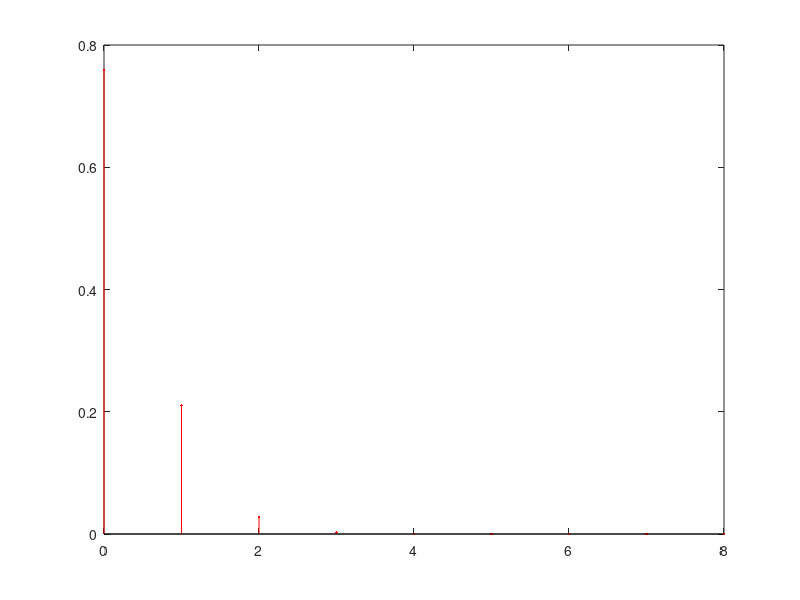

The MATLAB source for this figure:
%% 2.3 Section for evaluation
% Consider a toy manufacturing company producing a given toy. The toy is composed
% by two components (1 and 2) that are produced separately and then are assembled
% together. At the end, the toys are packed for commercialization in boxes of
% n toys each. The manufacturing process of Component 1 produces p1 = 0.2% of
% defective components. The manufacturing process of Component 2 produces p2 =
% 0.5% of defective components. A toy is defective if at least one of its components
% is defective. The assembly process produces pa = 1% of defective toys (even
% when none of the 2 components is defective).
% 1. (Evaluation weight = 20%) Consider the event “A – a box of toys has at least 1 defective toy”.
% (a) Estimate by simulation the probability of event A when n = 8 toys.

N=1e5;                                                  % numero de experiencias
n = 8;                                                  % numero de brinquedos por caixa
experiencias = rand(n,N);                               % fabrico de peças p1
p1  = experiencias < 0.002;                             % peças p1 com defeito
experiencias = rand(n,N);                               % fabrico de peças p2
p2  = experiencias < 0.005;                             % peças p2 com defeito
experiencias = rand(n,N);                               % processo de montagem pa
pa  = experiencias < 0.01;                              % defeitos na montagem pa com defeito
ndefeitos = p1 + p2 + pa;                               % numero de defeitos por brinquedo
defeitos = ndefeitos > 0;                               % brinquedos com defeito
nbrinquedos = sum(defeitos);                            % numero de brinquedos com defeito por caixa
caixas = nbrinquedos >=1;                               % soma das caixas com pelo menos um brinquedo com defeito
probA= sum(caixas)/N                                    % calculo da probabilidade do acontecimento A
% (b) Estimate by simulation the average number of toys that are defective only due to the assembly process when event A occurs and n = 8 toys.

medias = 0;                                             % definir média para somar médias e veer valor médio das experiencias
counter = 0;                                            % definir counter para contar caixas com pelo menos 1 defeito
N=1e5;                                                  % numero de experiencias
n = 8;                                                  % numero de brinquedos por caixa
experiencias = rand(n,N);                               % fabrico de peças p1
p1  = experiencias < 0.002;                             % peças p1 com defeito
experiencias = rand(n,N);                               % fabrico de peças p2
p2  = experiencias < 0.005;                             % peças p2 com defeito
experiencias = rand(n,N);                               % processo de montagem pa
pa  = experiencias < 0.01;                              % defeitos na montagem pa com defeito
ndefeitos = p1 + p2 + pa;                               % numero de defeitos por brinquedo
defeitos = ndefeitos > 0;                               % brinquedos com defeito
todosdef = sum(defeitos);                               % soma de todos os brinquedos defeitoosos por caixa
mdefeitos = (p1+p2)>0;                                  % calculo de defeitos provocados por peças
mdefeitos = (mdefeitos ~= pa) & pa;                     % calculo de defeitos provocados só por montagem
nmdefeitos = sum(mdefeitos);                            % numero de brinquedos com o defeito só de montagem
for d = 1:N                                             % for para iteração das matrizes
    if(todosdef(d) ~=0)                                 % verificação se existe pelo menos 1 brinquedo com defeito por caixa
        medias= medias + nmdefeitos(d)/todosdef(d);     % soma das médias de brinquedos defeitoosos devido a montagem em comparação aos defeitos totais por caixa
        counter = counter + 1;                          % contador de casos com pelo menos um defeito por caixa
    end                                                 %
end                                                     %
result = medias/counter                                 % média final das médias obtidas
% 2. (Evaluation weight = 30%) Consider the event “B – a box of toys has no defective toys”.
% (a) Estimate by simulation the probability of event B when n = 8 toys.

N=1e5;                                                  % numero de experiencias
n = 8;                                                  % numero de brinquedos por caixa
experiencias = rand(n,N);                               % fabrico de peças p1
p1  = experiencias < 0.002;                             % peças p1 com defeito
experiencias = rand(n,N);                               % fabrico de peças p2
p2  = experiencias < 0.005;                             % peças p2 com defeito
experiencias = rand(n,N);                               % processo de montagem pa
pa  = experiencias < 0.01;                              % defeitos na montagem pa com defeito
ndefeitos = p1 + p2 + pa;                               % numero de defeitos por brinquedo
defeitos = ndefeitos > 0;                               % brinquedos com defeito
nbrinquedos = sum(defeitos);                            % numero de brinquedos com defeito
caixas = nbrinquedos ==0;                               % soma das caixas com nenhum brinquedo com nenhum defeito
probB= sum(caixas)/N                                    % calculo da probabilidade do acontecimento B
% Check the consistency of this result with the one obtained in question 1(a).

vrfy = probB + probA                                    % verificação se os valores da probA e probB são compativeis
% (b) Determine the theoretical value of the probability of event B and compare it with the value estimated by simulation in question 2(a).

X = 8;                                                  % (numero de sucessos em n experiências) numero de vezes que um acontecimento A ocorre em
n = 8;                                                  % n experiências de Bernoulli
k = X;                                                  % Pr(X=k)
p1 = 0.002;                                             % probabilidade das peças p1 terem defeito
p2 = 0.005;                                             % probabilidade das peças p2 terem defeito
pa = 0.01;                                              % probabilidade da montagem ter defeito
p = ((1-p1)*(1-p2)*(1-pa));                             % probabilidade do brinquedo não ter defeito, devido a ser sem defeito quer-se-á a probabilidade ~p1 e ~p2 e ~pa, sendo estes acontecimentos independentes tem-se então k a probabilidade destes acontecimentos acontecerem é igual à multiplicação destes
probtheo = nchoosek(n,k)*p^k*(1-p)^(n-k)                % probabilidade teórica = nchoosek(n,k)*p^k*(1-p)^(n-k) em que nchoosek(n,k)= n!/(n-k)!/k!
% What do you conclude?

probB
probtheo
%%
% Pode-se concluir assim que as probabilidades obtidas por simulação e teoricamente
% são bastante próximas
%% Teoricamente:
% (c) Make the necessary simulations to draw a plot graph of the probability of event B as a function of the box capacity n. Consider all values of n from 2 to 20.

y = (2:20);                                              % probabilidade do acontecimento B em função da capacidade da caixa
p1 = 0.002;                                              % probabilidade das peças p1 terem defeito
p2 = 0.005;                                              % probabilidade das peças p2 terem defeito
pa = 0.01;                                               % probabilidade da montagem ter defeito
for k =  2:20                                            % (numero de sucessos em n experiências) numero de vezes que um acontecimento A ocorre em n experiências de Bernoulli de 2 a 20
    n =  k;                                              % n experiências de Bernoulli
    p = ((1-p1)*(1-p2)*(1-pa));                          % probabilidade do brinquedo não ter defeito, devido a ser sem defeito quer-se-á a probabilidade ~p1 e ~p2 e ~pa, sendo estes acontecimentos independentes tem-se então k a probabilidade destes acontecimentos acontecerem é igual à multiplicação destes
    y(k-1) = nchoosek(n,k)*p^k*(1-p)^(n-k);              % y = probabilidade teórica = nchoosek(n,k)*p^k*(1-p)^(n-k) em que nchoosek(n,k)= n!/(n-k)!/k!
end
hold on;
plot(2:20,y,"r.-");
plot(2:20,ones(19)*0.9,"k--");
xlabel ("Capacidade da caixa");
ylabel ("Probabilidade de B");
legend ("Probabilidade de B como funçãos da capacidade da caixa n","Probabilidade de 90%");
% Describe and justify the obtained results.
%
% (d) Analysing the plot drawn in the previous question 2(c), what must be the maximum box capacity if the company wants to guarantee that the probability of each box having no defective toys is at least 90%?

plot(6,0.9,'b*');
text(6,0.9,"Probabilidade de 90% dos brinquedos não terem defeito")
hold off;
%% Por simulação :
% (c) Make the necessary simulations to draw a plot graph of the probability of event B as a function of the box capacity n. Consider all values of n from 2 to 20.

y = (2:20);                                               % probabilidade do acontecimento B em função da capacidade da caixa
N=1e5;                                                    % numero de experiencias
for n =  2:20                                             % numero de brinquedos por caixa
    experiencias = rand(n,N);                             % fabrico de peças p1
    p1  = experiencias < 0.002;                           % peças p1 com defeito
    experiencias = rand(n,N);                             % fabrico de peças p2
    p2  = experiencias < 0.005;                           % peças p2 com defeito
    experiencias = rand(n,N);                             % processo de montagem pa
    pa  = experiencias < 0.01;                            % defeitos na montagem pa com defeito
    ndefeitos = p1 + p2 + pa;                             % numero de defeitos por brinquedo
    defeitos = ndefeitos > 0;                             % brinquedos com defeito
    nbrinquedos = sum(defeitos);                          % numero de brinquedos com defeito por caixa
    caixas = nbrinquedos ==0;                             % soma das caixas sem nenhum brinquedo com defeito
    y(n-1) = sum(caixas)/N;                               % probabilidade experimental das caixas de n = 2:20 não terem brinquedos defeituosos
end
hold on;
plot(2:20,y,"r.-");
plot(2:20,ones(19)*0.9,"k--");
xlabel ("Capacidade da caixa");
ylabel ("Probabilidade de B");
legend ("Probabilidade de B como funçãos da capacidade da caixa n","Probabilidade de 90%");
% Describe and justify the obtained results.
%
% (d) Analysing the plot drawn in the previous question 2(c), what must be the maximum box capacity if the company wants to guarantee that the probability of each box having no defective toys is at least 90%?

plot(6,0.9,'b*');
text(6,0.9,"Probabilidade de 90% dos brinquedos não terem defeito")
hold off;
%%
%
% 3. (Evaluation weight = 30%) Consider the random variable X representing the number of defective toys in a box.
% (a) Estimate by simulation the mass probability function pX(x) of X when n = 8 toys and draw it in a stem graph.

N = 1e5;                                                % numero de experiencias
n = 8;                                                  % numero de brinquedos por caixa
experiencias = rand(n,N);                               % fabrico de peças p1
p1  = experiencias < 0.002;                             % peças p1 com defeito
experiencias = rand(n,N);                               % fabrico de peças p2
p2  = experiencias < 0.005;                             % peças p2 com defeito
experiencias = rand(n,N);                               % processo de montagem pa
pa  = experiencias < 0.01;                              % defeitos na montagem pa com defeito
ndefeitos = p1 + p2 + pa;                               % numero de defeitos por brinquedo
defeitos = ndefeitos > 0;                               % brinquedos com defeito
nbrinquedos = sum(defeitos);                            % numero de brinquedos com defeito
xi = (0:8);                                             % conjunto dos valores possiveis de serem assumidos
px = zeros(1,9);                                        % probabilidade associada a cada um dos valores possiveis de serem assumidos
for val = nbrinquedos                                   % iteração pelos valores obtidos por simulação
    switch(val)                                         % filtração dos valores
    case 0                                              % caso a caixa tenha 0 brinquedos com defeito
        px(val+1) = px(val+1) + 1;                      % contar numero de caixas com 0 brinquedos com defeito
    case 1                                              % caso a caixa tenha 1 brinquedo com defeito
        px(val+1) = px(val+1) + 1;                      % contar numero de caixas com 1 brinquedo com defeito
    case 2                                              % caso a caixa tenha 2 brinquedos com defeito
        px(val+1) = px(val+1) + 1;                      % contar numero de caixas com 2 brinquedos com defeito
    case 3                                              % caso a caixa tenha 3 brinquedos com defeito
        px(val+1) = px(val+1) + 1;                      % contar numero de caixas com 3 brinquedos com defeito
    case 4                                              % caso a caixa tenha 4 brinquedos com defeito
        px(val+1) = px(val+1) + 1;                      % contar numero de caixas com 4 brinquedos com defeito
    case 5                                              % caso a caixa tenha 5 brinquedos com defeito
        px(val+1) = px(val+1) + 1;                      % contar numero de caixas com 5 brinquedos com defeito
    case 6                                              % caso a caixa tenha 6 brinquedos com defeito
        px(val+1) = px(val+1) + 1;                      % contar numero de caixas com 6 brinquedos com defeito
    case 7                                              % caso a caixa tenha 7 brinquedos com defeito
        px(val+1) = px(val+1) + 1;                      % contar numero de caixas com 7 brinquedos com defeito
    case 8                                              % caso a caixa tenha 8 brinquedos com defeito
        px(val+1) = px(val+1) + 1;                      % contar numero de caixas com 8 brinquedos com defeito
    otherwise                                           % verificação de erro
        fprintf("Ocorreu um erro\n");                   % aviso de erro
    end                                                 %
end                                                     %
px = px/(N)                                             % cálculo da probabilidade associada a cada um dos valores possiveis de serem assumidos
sum(px)                                                 % verificação de resultados (soma tem que ser igual a 1)
stem(xi,px,"filled",'r.')                               % stem da função massa
% Describe the obtained results and check their consistency with the result obtained in question 2(a).

probB                                                   % probabilidade de não existirem brinquedos defeitoosos numa caixa com n brinquedos
px(1)                                                   % probabilidade obtida por simulação de não existirem brinquedos defeitoosos numa caixa com n brinquedos
% (b) Based on pX(x), compute the probability of X >= 2.

px2 = sum(px(3:9));                                     % probabilidade obtida por simulação de existirem >= 2 brinquedos defeitoosos numa caixa com n brinquedos, soma das probabilidades de sairem 2 a 8 brinquedos defeitoosos por caixa com n brinquedos
px2                                                     % observação do resultado
% What do you conclude?
%
% (c) Based on pX(x), estimate the expected value, variance and standard deviation of X.
% Expected value

E = sum(xi .* px)                                       % valor esperado, tem-se que o valor esperado seja igual ao somatório de xi*p(xi)
E                                                       % observação do valor esperado
% Variance

var = sum((xi - E) .^2 .* px)                           % variancia, tem-se que o valor da variancia seja igual ao somatório de ((xi-E(X))^2)*p(xi)
var                                                     % observação da variancia
% Standard deviation

devi = sqrt(var);                                       % desvio padrão, este é calculado fazendo a raiz quadrada da variancia
devi                                                    % observação do desvio padrão
% (d) Repeat questions 3(a), 3(b) and 3(c) but now considering n = 16 toys. Compare all results with the previous ones (obtained with n = 8 toys) and justify the differences.
% (a) Estimate by simulation the mass probability function pX(x) of X when n = 16 toys and draw it in a stem graph.

N = 1e5;                                                % numero de experiencias
n = 16;                                                 % numero de brinquedos por caixa
experiencias = rand(n,N);                               % fabrico de peças p1
p1  = experiencias < 0.002;                             % peças p1 com defeito
experiencias = rand(n,N);                               % fabrico de peças p2
p2  = experiencias < 0.005;                             % peças p2 com defeito
experiencias = rand(n,N);                               % processo de montagem pa
pa  = experiencias < 0.01;                              % defeitos na montagem pa com defeito
ndefeitos = p1 + p2 + pa;                               % numero de defeitos por brinquedo
defeitos = ndefeitos > 0;                               % brinquedos com defeito
nbrinquedos = sum(defeitos);                            % numero de brinquedos com defeito
xi = (0:8);                                             % conjunto dos valores possiveis de serem assumidos
px = zeros(1,9);                                        % probabilidade associada a cada um dos valores possiveis de serem assumidos
for val = nbrinquedos                                   % iteração pelos valores obtidos por simulação
    switch(val)                                         % filtração dos valores
    case 0                                              % caso a caixa tenha 0 brinquedos com defeito
        px(val+1) = px(val+1) + 1;                      % contar numero de caixas com 0 brinquedos com defeito
    case 1                                              % caso a caixa tenha 1 brinquedo com defeito
        px(val+1) = px(val+1) + 1;                      % contar numero de caixas com 1 brinquedo com defeito
    case 2                                              % caso a caixa tenha 2 brinquedos com defeito
        px(val+1) = px(val+1) + 1;                      % contar numero de caixas com 2 brinquedos com defeito
    case 3                                              % caso a caixa tenha 3 brinquedos com defeito
        px(val+1) = px(val+1) + 1;                      % contar numero de caixas com 3 brinquedos com defeito
    case 4                                              % caso a caixa tenha 4 brinquedos com defeito
        px(val+1) = px(val+1) + 1;                      % contar numero de caixas com 4 brinquedos com defeito
    case 5                                              % caso a caixa tenha 5 brinquedos com defeito
        px(val+1) = px(val+1) + 1;                      % contar numero de caixas com 5 brinquedos com defeito
    case 6                                              % caso a caixa tenha 6 brinquedos com defeito
        px(val+1) = px(val+1) + 1;                      % contar numero de caixas com 6 brinquedos com defeito
    case 7                                              % caso a caixa tenha 7 brinquedos com defeito
        px(val+1) = px(val+1) + 1;                      % contar numero de caixas com 7 brinquedos com defeito
    case 8                                              % caso a caixa tenha 8 brinquedos com defeito
        px(val+1) = px(val+1) + 1;                      % contar numero de caixas com 8 brinquedos com defeito
    case 9                                              % caso a caixa tenha 0 brinquedos com defeito
        px(val+1) = px(val+1) + 1;                      % contar numero de caixas com 0 brinquedos com defeito
    case 10                                              % caso a caixa tenha 10 brinquedo com defeito
        px(val+1) = px(val+1) + 1;                      % contar numero de caixas com 10 brinquedos com defeito
    case 11                                              % caso a caixa tenha 11 brinquedos com defeito
        px(val+1) = px(val+1) + 1;                      % contar numero de caixas com 11 brinquedos com defeito
    case 12                                              % caso a caixa tenha 12 brinquedos com defeito
        px(val+1) = px(val+1) + 1;                      % contar numero de caixas com 12 brinquedos com defeito
    case 13                                              % caso a caixa tenha 13 brinquedos com defeito
        px(val+1) = px(val+1) + 1;                      % contar numero de caixas com 13 brinquedos com defeito
    case 14                                              % caso a caixa tenha 14 brinquedos com defeito
        px(val+1) = px(val+1) + 1;                      % contar numero de caixas com 14 brinquedos com defeito
    case 15                                              % caso a caixa tenha 15 brinquedos com defeito
        px(val+1) = px(val+1) + 1;                      % contar numero de caixas com 15 brinquedos com defeito
    case 16                                              % caso a caixa tenha 16 brinquedos com defeito
        px(val+1) = px(val+1) + 1;                      % contar numero de caixas com 16 brinquedos com defeito
    otherwise                                           % verificação de erro
        fprintf("Ocorreu um erro\n");                   % aviso de erro
    end                                                 %
end                                                     %
px = px/(N)                                             % cálculo da probabilidade associada a cada um dos valores possiveis de serem assumidos
sum(px)                                                 % verificação de resultados (soma tem que ser igual a 1)
stem(xi,px,"filled",'r.')                               % stem da função massa
px(1)                                                   % probabilidade obtida por simulação de não existirem brinquedos defeitoosos numa caixa com n brinquedos
% (b) Based on pX(x), compute the probability of X >= 2.

px2 = 0;                                                % probabilidade obtida por simulação de existirem >= 2 brinquedos defeitoosos numa caixa com n brinquedos
for i = 3:9                                             % iteração das probabilidades de sairem 2 a 8 brinquedos defeitoosos por caixa com n brinquedos
    px2 = px2 + px(i);                                  % soma das probabilidades de sairem 2 a 8 brinquedos defeitoosos por caixa com n brinquedos
end                                                     %
px2                                                     % observação do resultado
% What do you conclude?
%
% (c) Based on pX(x), estimate the expected value, variance and standard deviation of X.
% Expected value

E = sum(xi .* px)                                       % valor esperado, tem-se que o valor esperado seja igual ao somatório de xi*p(xi)
E                                                       % observação do valor esperado
% Variance

var = sum((xi - E) .^2 .* px)                           % variancia, tem-se que o valor da variancia seja igual ao somatório de ((xi-E(X))^2)*p(xi)
var                                                     % observação da variancia
% Standard deviation

devi = sqrt(var);                                       % desvio padrão, este é calculado fazendo a raiz quadrada da variancia
devi                                                    % observação do desvio padrão
% 4. (Evaluation weight = 20%) Assume now that the company aims to commercialize the toys in boxes of n = 20 toys guaranteeing that the probability of commercializing a box without defective toys is at least 90%.
% To reach this goal, the assembly process was improved by reducing pa to 0.1% and a quality assurance process was implemented as follow: a sample of m toys (with 1 ≤ m < 20) is selected from each box for testing; the box is not commercialized if at least one of the selected toys is defective or is commercialized, otherwise.
% (a) Estimate by simulation the probability of a box being commercialized when the quality assurance process is set with m = 1 (check the usefulness of Matlab function randperm in the implementation of the simulation).

m = 1;                                                  % numero de amostras retiradas por caixa
N = 1e5;                                                % numero de experiencias
n = 20;                                                 % numero de brinquedos por caixa
experiencias = rand(n,N);                               % fabrico de peças p1
p1  = experiencias < 0.002;                             % peças p1 com defeito
experiencias = rand(n,N);                               % fabrico de peças p2
p2  = experiencias < 0.005;                             % peças p2 com defeito
experiencias = rand(n,N);                               % processo de montagem pa
pa  = experiencias < 0.001;                             % defeitos na montagem pa com defeito
ndefeitos = p1 + p2 + pa;                               % numero de defeitos por brinquedo
defeitos = ndefeitos > 0;                               % brinquedos com defeito
ord = randperm(19);                                     % ordem random de retirada das m amostras
amostras = zeros(1,N);                                  % amostras
for i = 1:m                                             % iteração pelo numero de amostras a retirar por caixa
    for c = 1:N                                         % iteração pelas caixas
        amostras(c) = amostras(c) + defeitos(ord(i),c); % retiro de uma amostra random por caixa e guardar seu valor
    end                                                 %
end                                                     %
amostras = amostras > 0;                                % caixas com pelo menos um brinquedo com defeito
prob = 1 - (sum(amostras)/N)                            % probabilidade das caixas serem comercializadas
% What do you conclude?
%
% (b) Estimate by simulation the lowest value of m that is required to reach the desired goal.

M = 19;                                                 % numero de amostras que poderão ser retirados
N = 1e5;                                                % numero de experiencias
n = 20;                                                 % numero de brinquedos por caixa
experiencias = rand(n,N);                               % fabrico de peças p1
p1  = experiencias < 0.002;                             % peças p1 com defeito
experiencias = rand(n,N);                               % fabrico de peças p2
p2  = experiencias < 0.005;                             % peças p2 com defeito
experiencias = rand(n,N);                               % processo de montagem pa
pa  = experiencias < 0.001;                             % defeitos na montagem pa com defeito
ndefeitos = p1 + p2 + pa;                               % numero de defeitos por brinquedo
defeitos = ndefeitos > 0;                               % brinquedos com defeito
caixas = sum(defeitos)>0;                               % caixas defeitoosas
for m = 1: M                                            % numero de amostras retiradas por caixa
    amostras = zeros(1,N);                              % amostras
    ord = randperm(19);                                 % ordem random de retirada das m amostras
    for i = 1:m                                         % iteração pelo numero de amostras a retirar por caixa
        for c = 1:N                                     % iteração pelas caixas
            amostras(c)=amostras(c)+defeitos(ord(i),c); % retiro de uma amostra random por caixa e guardar seu valor
        end                                             %
    end                                                 %
    amostras = amostras > 0;                            % caixas com pelo menos um brinquedo com defeito apanhadas pelo processo de garantia de qualidade
    escaparam = caixas - amostras;                      % caixas com defeitos que escaparam ao processo de garantia de qualidade
    prob = 1 - (sum(escaparam)/(N-sum(amostras)));      % probabilidade das caixas serem comercializadas sem defeitos
    if prob >= 90/100                                   % verificação se a probabilidade de comercialização da caixa é pelo menos 90/100
        result = m                                      % valor minimo para garantir que a probabilidade de comercialização da caixa é pelo menos 90/100
        break                                           %
    end                                                 %
end                                                     %
%
